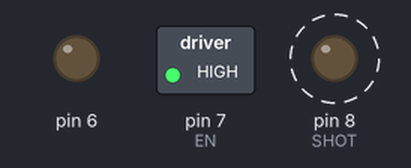
Simulated run of this sketch. Board: Arduino Uno, built with avr-gcc and run on an emulated ATmega328P. Parts: switched loads named in the sketch (green lamp = pin HIGH), output pins drawn as LEDs (lit = HIGH). Dashed ring = blinking. Pins used as bus, display or sensor lines are not drawn. At 74.4 s the program stops and its outputs stay as they are.

Above: at 0.1 s.
Timing chart, 0 to 40.0 s (numbered marks = the images above):
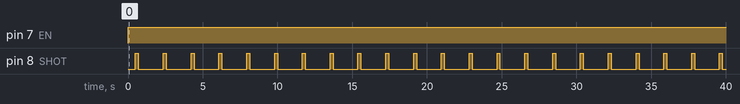

Measured:
- by itself, pin 7 (EN): LOW → HIGH at 0.00 s
- by itself, pin 8 (SHOT): alternates HIGH for 0.20 s and LOW for 1.7 s

The sketch:

photoTurntable.ino
```cpp
// Характеристика двигателя,
// количество шагов на один оборот вала
#define MOTOR_STEPS_REVOLUTION 200

// Передаточный коэффициент шестерёнок
#define GEAR_COEFFICIENT 2

// Итоговое количество шагов на один оборот столика
#define STEPS_REVOLUTION GEAR_COEFFICIENT * MOTOR_STEPS_REVOLUTION

// Необходимое количество кадров за один оборот
#define SHOTS 40

// Количество шагов двигателя между снимками
#define STEPS_ON_SHOT STEPS_REVOLUTION/SHOTS

// Выдержка времени между шагами.
// Чем больше это число, тем медленнее вращается двигатель
#define DELAY_TIME 8

// Назначим пины
// Troyka-Stepper:
// Шаг двигателя
#define STEP 5
// Направление вращения
#define DIR  6
// Включение двигателя
#define EN   7

// Реле. При срабатывании включает затвор фотоаппарата
#define SHOT 8

void setup() {
  // Настроим все необходимые пины на выход
  for (int i = STEP; i <= SHOT; ++i) {
    pinMode(i, OUTPUT);
  }
}

void loop() {
  // Включаем мотор
  digitalWrite(EN, HIGH);

  // Для каждого из необходимого количества снимков...
  for (int i = 0; i < SHOTS; ++i) {
    // Ждём 500 мс, чтобы столик остановился
    delay(500);

    // Замыкаем реле, происходит съёмка
    digitalWrite(SHOT, HIGH);
    delay(200);
    // Размыкаем реле
    digitalWrite(SHOT, LOW);

    // Выдержка, чтобы фотоаппарат успел записать снимок на карту
    delay(1000);

    // Поворачиваем столик на необходимое количество шагов
    for (int i = 0; i < STEPS_ON_SHOT; ++i) {

      // Один шаг
      digitalWrite(STEP, HIGH);
      delay(DELAY_TIME);
      digitalWrite(STEP, LOW);
      delay(DELAY_TIME);
    }
  }

  // После завершения съёмки отключаем двигатель
  digitalWrite(EN, LOW);

  // Завершаем работу.
  // Чтобы возобновить работу нужно нажать кнопку RESET
  while (true) {
    ;
  }
}
```
